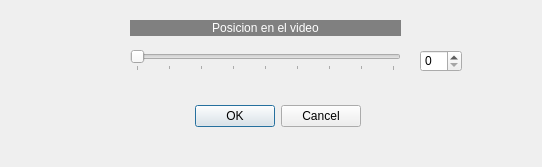
<?xml version="1.0" encoding="UTF-8"?>
<ui version="4.0">
 <class>capturarvideo</class>
 <widget class="QDialog" name="capturarvideo">
  <property name="geometry">
   <rect>
    <x>0</x>
    <y>0</y>
    <width>542</width>
    <height>167</height>
   </rect>
  </property>
  <property name="windowTitle">
   <string>Capturar de video</string>
  </property>
  <widget class="QDialogButtonBox" name="buttonBox">
   <property name="geometry">
    <rect>
     <x>20</x>
     <y>100</y>
     <width>341</width>
     <height>32</height>
    </rect>
   </property>
   <property name="orientation">
    <enum>Qt::Horizontal</enum>
   </property>
   <property name="standardButtons">
    <set>QDialogButtonBox::Cancel|QDialogButtonBox::Ok</set>
   </property>
  </widget>
  <widget class="QSpinBox" name="spinBox">
   <property name="geometry">
    <rect>
     <x>420</x>
     <y>50</y>
     <width>42</width>
     <height>22</height>
    </rect>
   </property>
  </widget>
  <widget class="QSlider" name="horizontalSlider_3">
   <property name="geometry">
    <rect>
     <x>130</x>
     <y>50</y>
     <width>271</width>
     <height>21</height>
    </rect>
   </property>
   <property name="minimum">
    <number>0</number>
   </property>
   <property name="maximum">
    <number>400</number>
   </property>
   <property name="orientation">
    <enum>Qt::Horizontal</enum>
   </property>
   <property name="tickPosition">
    <enum>QSlider::TicksBelow</enum>
   </property>
   <property name="tickInterval">
    <number>50</number>
   </property>
  </widget>
  <widget class="QLabel" name="label_3">
   <property name="geometry">
    <rect>
     <x>130</x>
     <y>20</y>
     <width>271</width>
     <height>16</height>
    </rect>
   </property>
   <property name="styleSheet">
    <string notr="true">background-color: rgb(128, 128, 128);
color: rgb(255, 255, 255);</string>
   </property>
   <property name="text">
    <string>Posicion en el video</string>
   </property>
   <property name="alignment">
    <set>Qt::AlignCenter</set>
   </property>
  </widget>
 </widget>
 <resources/>
 <connections>
  <connection>
   <sender>buttonBox</sender>
   <signal>accepted()</signal>
   <receiver>capturarvideo</receiver>
   <slot>accept()</slot>
   <hints>
    <hint type="sourcelabel">
     <x>248</x>
     <y>254</y>
    </hint>
    <hint type="destinationlabel">
     <x>157</x>
     <y>274</y>
    </hint>
   </hints>
  </connection>
  <connection>
   <sender>buttonBox</sender>
   <signal>rejected()</signal>
   <receiver>capturarvideo</receiver>
   <slot>reject()</slot>
   <hints>
    <hint type="sourcelabel">
     <x>316</x>
     <y>260</y>
    </hint>
    <hint type="destinationlabel">
     <x>286</x>
     <y>274</y>
    </hint>
   </hints>
  </connection>
 </connections>
</ui>
